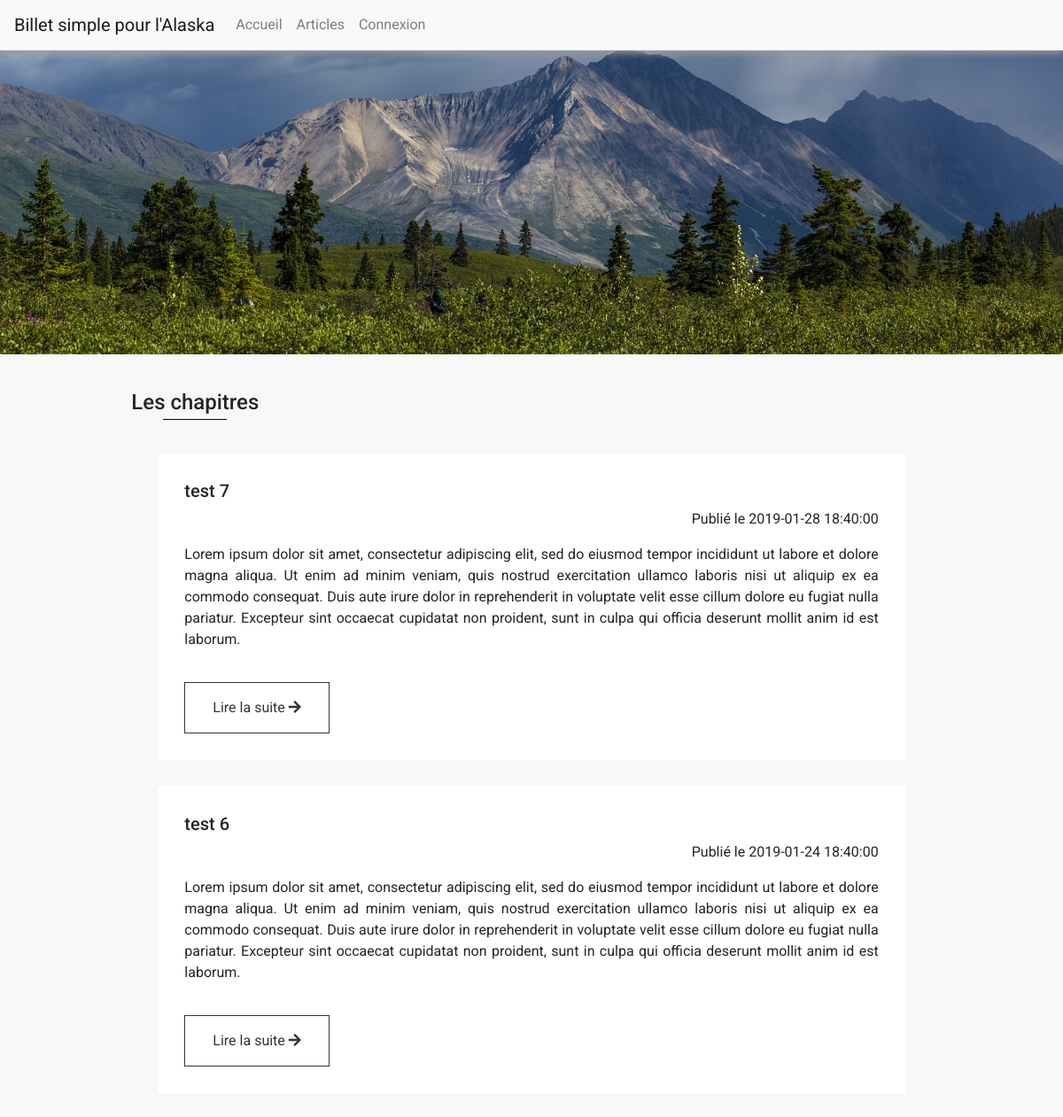
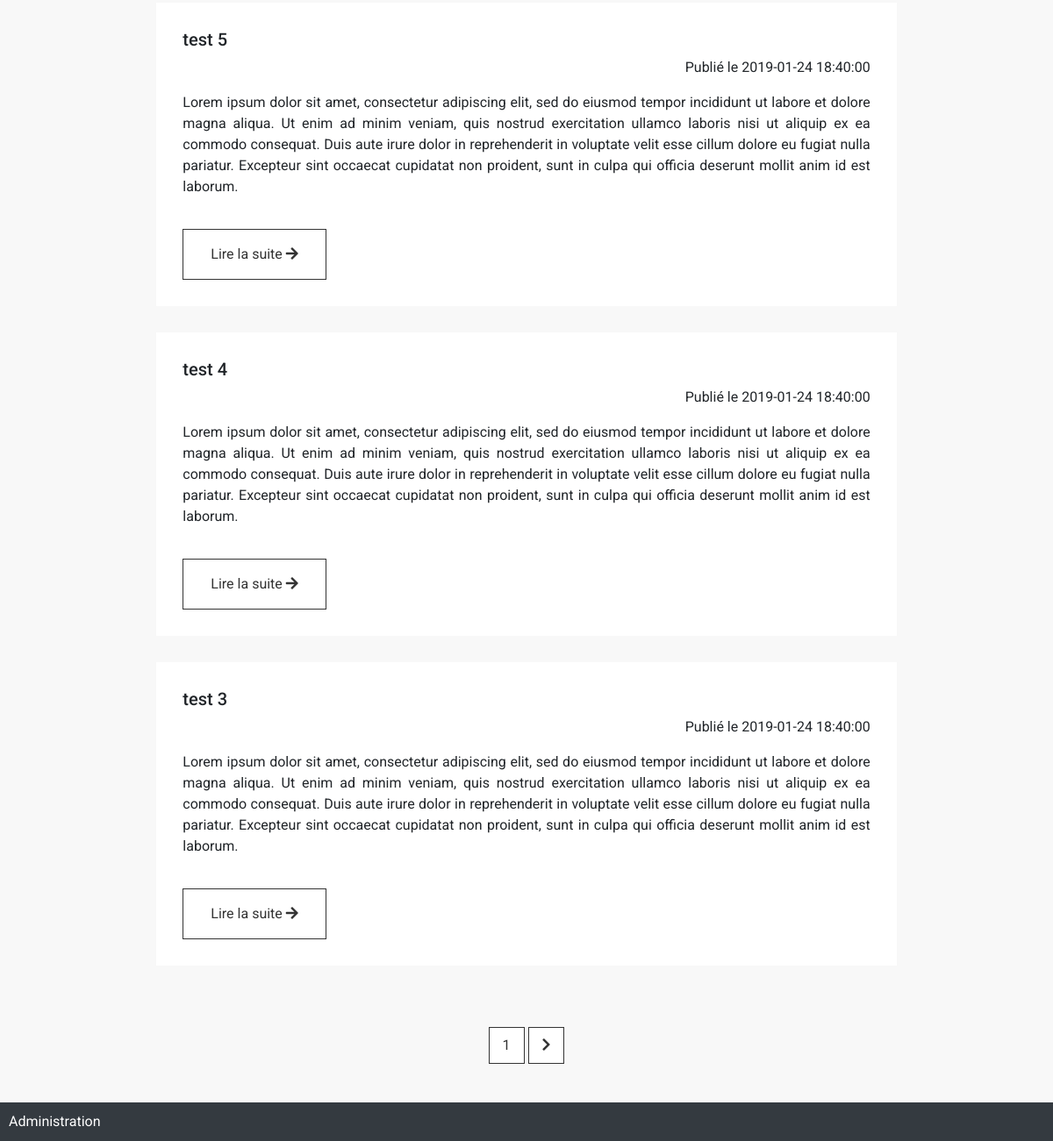
The app's page /controler/articles.php with its own data (2 pictures, top to bottom).
### tables this page shows
CREATE TABLE IF NOT EXISTS `post` (
  `id` int(11) NOT NULL AUTO_INCREMENT,
  `author` varchar(50) NOT NULL,
  `title` varchar(255) NOT NULL,
  `content` text NOT NULL,
  `createdAt` datetime NOT NULL,
  `updated` tinyint(1) NOT NULL DEFAULT '0',
  `updatedAt` datetime DEFAULT NULL,
  `reported` tinyint(1) NOT NULL DEFAULT '0',
  `reportedAt` datetime DEFAULT NULL,
  PRIMARY KEY (`id`)
);

### controler/articles.php (called while the page is built, shortened)
<?php
$post = new Post();
$nbPosts = $post->findAll();
$nbPosts = count($nbPosts);
$postsParPage = 5;
$nbPages = ceil($nbPosts/$postsParPage);
if (!(isset($_GET['page'])) || !(is_numeric($_GET['page'])) || $_GET['page']<0 || $_GET['page']>ceil($nbPages) || $_GET['page']==0) {
    $page = 1;
} else {
    $page = $_GET['page'];
}
$offset = $postsParPage * ($page-1);
$posts = $post->findByPage($postsParPage, $offset);
include_once __DIR__ . '/../vue/articles.vue.php';

### model/BddConnexion.php (called while the page is built, shortened)
<?php
class BddConnexion
{
    public function __construct()
    {
        try {
            $this->bdd = new PDO('mysql:host=localhost;dbname=projet3', 'root', '');
        } catch (PDOException $e) {
            die('Erreur:' . $e->getMessage());
        };
    }
}

### model/Post.php (called while the page is built, shortened)
<?php
class Post extends BddConnexion
{
    private $id;
    private $title;
    private $content;
    private $createdAt;
    public function getId()
    {
        return $this->id;
    }
    public function setId($id)
    {
        $this->id = $id;
    }
    public function getTitle()
    {
        return $this->title;
    }
    public function setTitle($title)
    {
        $this->title = $title;
    }
    public function getContent()
    {
        return $this->content;
    }
    public function setContent($content)
    {
        $this->content = $content;
    }
    public function getCreatedAt()
    {
        return $this->createdAt;
    }
    public function setCreatedAt($createdAt)
    {
        $this->createdAt = $createdAt;
    }
    public function findAll()
    {
        $listPosts = [];
        $req = $this->bdd->query('SELECT id, author, title, content, createdAt, updated, updatedAt, reported, reportedAt FROM post ORDER BY id DESC');
        while($datas = $req->fetch()){
            $post = new Post();
            $post->setId($datas['id']);
            $post->setAuthor($datas['author']);
            $post->setTitle($datas['title']);
            $post->setContent($datas['content']);
            $post->setCreatedAt($datas['createdAt']);
            $post->setUpdated($datas['updated']);
            $post->setUpdatedAt($datas['updatedAt']);
            $post->setReported($datas['reported']);
            $post->setReportedAt($datas['reportedAt']);
            $listPosts[] = $post;
        }
        return $listPosts;
    }
    public function findByPage($limit, $offset)
    {
        $req = $this->bdd->prepare('SELECT id, author, title, content, createdAt, updated, updatedAt, reported, reportedAt FROM post ORDER BY id DESC LIMIT :limit OFFSET :offset');
        $req->bindValue(':limit', $limit, PDO::PARAM_INT);
        $req->bindValue(':offset', $offset, PDO::PARAM_INT);
        $req->execute();
        while($datas = $req->fetch()){
            $post = new Post();
            $post->setId($datas['id']);
            $post->setAuthor($datas['author']);
            $post->setTitle($datas['title']);
            $post->setContent($datas['content']);
            $post->setCreatedAt($datas['createdAt']);
            $post->setUpdated($datas['updated']);
            $post->setUpdatedAt($datas['updatedAt']);
            $post->setReported($datas['reported']);
            $post->setReportedAt($datas['reportedAt']);
            $listPosts[] = $post;
        }
        return $listPosts;
    }
}

### vue/articles.vue.php (the view, shortened to what this page needs)
<!DOCTYPE html>
<html lang="fr">
<head>
    <link rel="stylesheet" href="https://stackpath.bootstrapcdn.com/bootstrap/4.1.3/css/bootstrap.min.css"
>
    <link rel="stylesheet" href="https://use.fontawesome.com/releases/v5.5.0/css/all.css"
>
    <link href="/vue/css/style.css" rel="stylesheet">
</head>
<body>
<div class="container-fluid">
    <div class="row">
        <?php
        include_once __DIR__ . '/includes/menu.inc.vue.php';
        ?>
    </div>
    <header class="row articlesBanner" >
    </header>
    <div class="content ">
        <section class="row">
            <div class="mx-auto col-sm-10 ">
                <h4>Les chapitres</h4>
                <?php
                if(isset($posts) && count($posts)>0) {
                    foreach ($posts as $post) {
                        ?>
                        <article class="post">
                            <h5><?= $post->getTitle(); ?></h5>
                            <p class="text-right">Publié le <?= $post->getCreatedAt(); ?></p>
                            <p><?= $post->getContent(); ?></p>
                            <a href="chapitre?id=<?= $post->getId(); ?>" class="readMore">Lire la suite <span
                                        class="fas fa-arrow-right"></span></a>
                        </article>
                        <?php
                    }
                } else { ?>
                    <div class="alert alert-warning text-center">
                        <b>Aucun article n'a été publié pour le moment !</b>
                    </div>
                    <?php
                }
                ?>
            </div>
        </section>
        <div class="row mb-4">
            <div class="mx-auto">
                <span class="submitBtn"><?= $page; ?></span>
                <a class="submitBtn" href="/articles?page=<?= ($page+1); ?>"
                    <?php if ($page == $nbPages) { echo 'hidden';}?> >
                    <i class="fas fa-chevron-right"></i>
                </a>
            </div>
        </div>
    </div>
    <?php
    include_once __DIR__ . '/includes/footer.inc.vue.php';
    ?>
</div>
</body>
</html>

### vue/css/style.css (style rules this page uses)
html { scroll-behavior: smooth; }
body { font-family: 'Roboto', sans-serif; background-color: rgb(248, 248, 248); }
.articlesBanner { height: 400px; background-image: url("../images/posts3.jpg") ; background-position: center; background-size: cover; }
section, .content { padding: 20px; }
h4 { display: inline-block; padding-bottom: 5px; position: relative; }
section h4::before { content: ""; position: absolute; width: 50%; height: 1px; bottom: 0; left: 25%; border-bottom: 1px solid black; }
.post { margin: 30px; padding: 30px; background-color: white; text-align: justify; }
.readMore { margin-top: 20px; background: #ffffff; border: 1px solid #333; display: inline-block; color: #333; padding: 16px 31px; transition-property: background; transition-duration: 0.5s; }
.submitBtn { margin-top: 20px; background: #ffffff; border: 1px solid #333; display: inline-block; color: #333; padding: 8px 15px; transition-property: background; transition-duration: 0.5s; }

### records on screen
post: title "test 7", createdAt "2019-01-28 18:40:00", content "Lorem ipsum dolor sit amet, consectetur adipiscing elit, sed do eiusmod tempor incididunt ut labore et dolore magna aliqua. Ut enim ad minim veniam, quis nostrud exercitation ullamco laboris nisi ut aliquip ex ea commodo consequat. Duis aute irure dolor in reprehenderit in voluptate velit esse cillum dolore eu fugiat nulla pariatur. Excepteur sint occaecat cupidatat non proident, sunt in culpa qui officia deserunt mollit anim id est laborum."
post: title "test 6", createdAt "2019-01-24 18:40:00", content "Lorem ipsum dolor sit amet, consectetur adipiscing elit, sed do eiusmod tempor incididunt ut labore et dolore magna aliqua. Ut enim ad minim veniam, quis nostrud exercitation ullamco laboris nisi ut aliquip ex ea commodo consequat. Duis aute irure dolor in reprehenderit in voluptate velit esse cillum dolore eu fugiat nulla pariatur. Excepteur sint occaecat cupidatat non proident, sunt in culpa qui officia deserunt mollit anim id est laborum."
post: title "test 5", createdAt "2019-01-24 18:40:00", content "Lorem ipsum dolor sit amet, consectetur adipiscing elit, sed do eiusmod tempor incididunt ut labore et dolore magna aliqua. Ut enim ad minim veniam, quis nostrud exercitation ullamco laboris nisi ut aliquip ex ea commodo consequat. Duis aute irure dolor in reprehenderit in voluptate velit esse cillum dolore eu fugiat nulla pariatur. Excepteur sint occaecat cupidatat non proident, sunt in culpa qui officia deserunt mollit anim id est laborum."
post: title "test 4", createdAt "2019-01-24 18:40:00", content "Lorem ipsum dolor sit amet, consectetur adipiscing elit, sed do eiusmod tempor incididunt ut labore et dolore magna aliqua. Ut enim ad minim veniam, quis nostrud exercitation ullamco laboris nisi ut aliquip ex ea commodo consequat. Duis aute irure dolor in reprehenderit in voluptate velit esse cillum dolore eu fugiat nulla pariatur. Excepteur sint occaecat cupidatat non proident, sunt in culpa qui officia deserunt mollit anim id est laborum."
post: title "test 3", createdAt "2019-01-24 18:40:00", content "Lorem ipsum dolor sit amet, consectetur adipiscing elit, sed do eiusmod tempor incididunt ut labore et dolore magna aliqua. Ut enim ad minim veniam, quis nostrud exercitation ullamco laboris nisi ut aliquip ex ea commodo consequat. Duis aute irure dolor in reprehenderit in voluptate velit esse cillum dolore eu fugiat nulla pariatur. Excepteur sint occaecat cupidatat non proident, sunt in culpa qui officia deserunt mollit anim id est laborum."

### other values on screen
$page "1"
